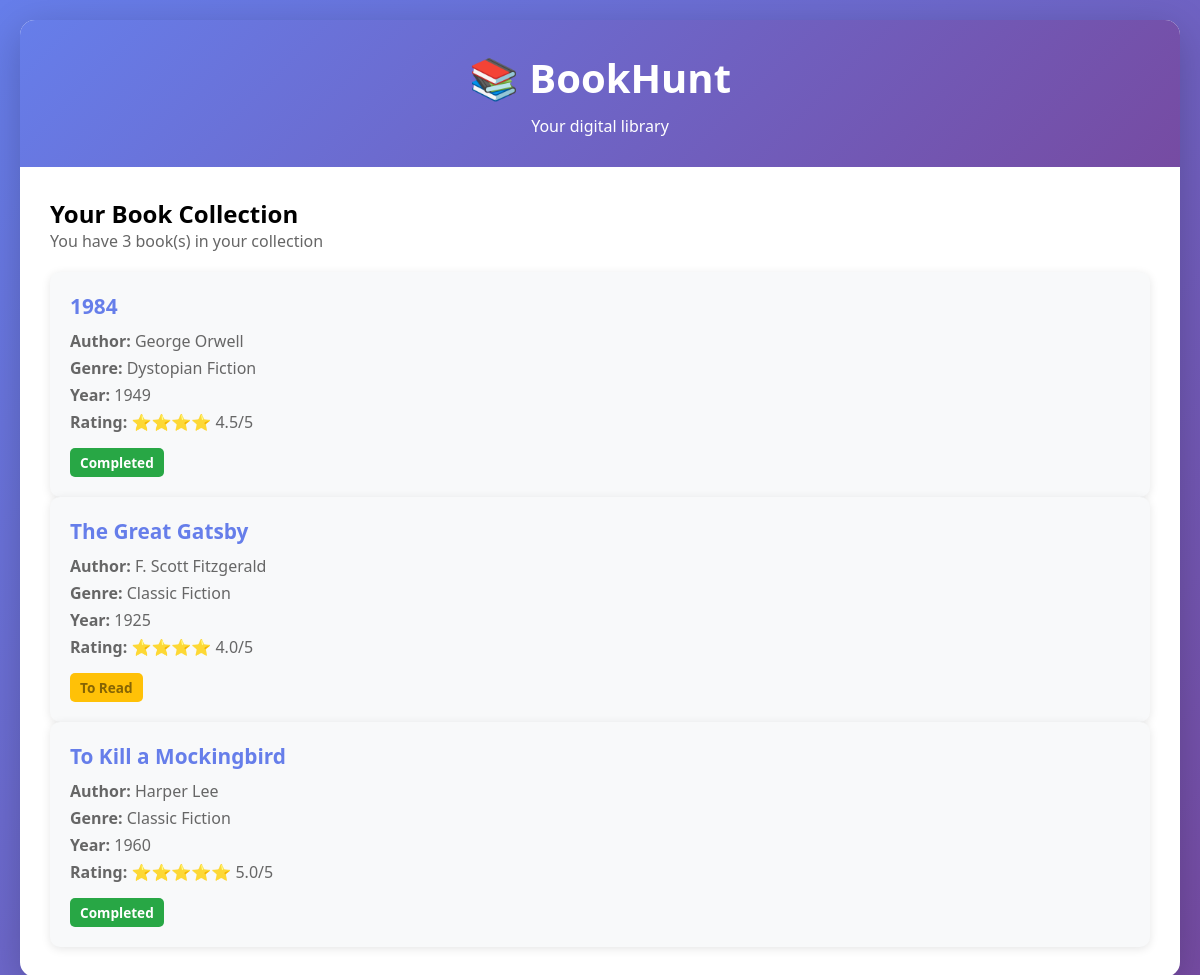
The page / on the database its author committed.
### tables this page shows
CREATE TABLE books (
                id INTEGEGER PRIMARY KEY,
                title TEXT NOT NULL,
                author TEXT NOT NULL,
                genre TEXT,
                year INTEGER,
                rating REAL CHECK(rating >=0 AND rating <=5),
                status TEXT DEFAULT 'to-read'
            );

### app.py (the view)
@app.route('/')
def index():
    db = DatabaseBackend()
    books = db.get_all_books()
    db.close()
    return render_template('index.html', books=books)

### database.py (called while the page is built)
    def _create_tables(self):
        self.cursor.execute('''
            CREATE TABLE IF NOT EXISTS books (
                id INTEGEGER PRIMARY KEY,
                title TEXT NOT NULL,
                author TEXT NOT NULL,
                genre TEXT,
                year INTEGER,
                rating REAL CHECK(rating >=0 AND rating <=5),
                status TEXT DEFAULT 'to-read'
            )
        ''')
        self.connection.commit()
        print("Database initialized successfully")

    def get_all_books(self) -> List[Dict]:
        self.cursor.execute('SELECT * FROM books ORDER BY title')
        rows = self.cursor.fetchall()
        return [dict(row) for row in rows]

    def close(self):
        if self.connection:
            self.connection.close()
            print("Database connection closed")

### templates/index.html (shortened to what this page needs)
{% extends "base.html" %}
{% block content %}
<h2>Your Book Collection</h2>
{% if books %}
    <p style="margin-bottom: 20px; color: #666;">You have {{ books|length }} book(s) in your collection</p>
    <div class="books-grid">
        {% for book in books %}
        <div class="book-card">
            <h3>{{ book.title }}</h3>
            <div class="book-info">
                <p><strong>Author:</strong> {{ book.author }}</p>
                {% if book.genre %}
                <p><strong>Genre:</strong> {{ book.genre }}</p>
                {% endif %}
                {% if book.year %}
                <p><strong>Year:</strong> {{ book.year }}</p>
                {% endif %}
                {% if book.rating %}
                <p><strong>Rating:</strong>
                    <span class="rating">
                        {% for i in range(book.rating | int) %}⭐{% endfor %}
                    </span>
                    {{ book.rating }}/5
                </p>
                {% endif %}
            </div>
            {% if book.status == 'to-read' %}
                <span class="badge badge-toread">To Read</span>
            {% elif book.status == 'reading' %}
                <span class="badge badge-reading">Reading</span>
            {% elif book.status == 'completed' %}
                <span class="badge badge-completed">Completed</span>
            {% endif %}
        </div>
        {% endfor %}
    </div>
{% else %}
    <div class="empty-state">
        <h2>📭 No books in your collection yet</h2>
        <p>Your book collection is empty. Books will appear here once you add them to the database.</p>
    </div>
{% endif %}
{% endblock %}

### templates/base.html (shortened to what this page needs)
<!DOCTYPE html>
<html lang="en">
<head>
</head>
<body>
    <div class="container">
        <header>
            <h1>📚 BookHunt</h1>
            <p>Your digital library</p>
        </header>
        <div class="content">
            {% block content %}{% endblock %}
        </div>
    </div>
</body>
</html>

### rows shown on the page
books: title "The Great Gatsby", author "F. Scott Fitzgerald", genre "Classic Fiction", year "1925", rating "4.0", status "To Read"

### other values the page prints
{{ books|length }} "3"
{{ book.title }} "1984" "To Kill a Mockingbird"
{{ book.author }} "George Orwell" "Harper Lee"
{{ book.genre }} "Dystopian Fiction" "Classic Fiction"
{{ book.year }} "1949" "1960"
{{ book.rating }} "4.5" "5.0"
